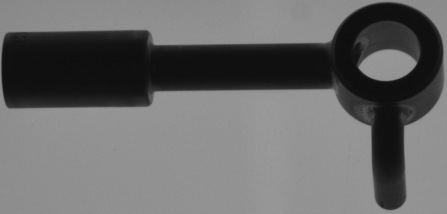
#> input picture data/sample_for_template.bmp, 447 x 214 px
$ python template_matching_nonlib.py   (older library calls are emulated)
#> lines starting #> are read from the running program, lines starting #| are printed output that depends on the picture; after the words box and inside, x2 and y2 are one past the last pixel; in counts of white or black regions, pixels touching at a corner belong together
#> in main, sr0 is the input picture: shape (214, 447, 3); min 14, max 155, mean 105.1
import cv2
import numpy as np
import imutils as imu
import math
modelDefined = False
noOfCordinates = 0
cordinates = None
edgeMagnitude = None
edgeDerivativeX = None
edgeDerivativeY = None
modelHeight = None
modelWidth = None
centerOfGravity = None

def create_double_matrix(height, width):
    return np.zeros((height, width), dtype=float)

# Function to release a 2D matrix
def release_double_matrix(matrix):
    return None

# [23 lines of commented-out code are left out]

def calculate_gradients(img):
    gradient_x = cv2.Sobel(img, cv2.CV_64F, 1, 0, ksize=3)
    gradient_x = np.abs(gradient_x)
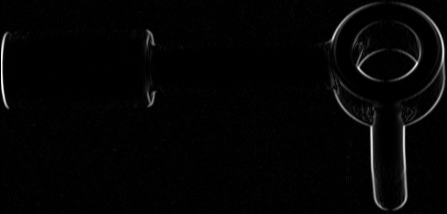
#> gradient_x: shape (214, 447) float64; min 0, max 436, mean 8.7; drawn with min black and max white
    gradient_y = cv2.Sobel(img, cv2.CV_64F, 0, 1, ksize=3)
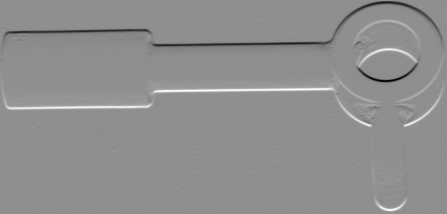
#> gradient_y: shape (214, 447) float64; min -460, max 360, mean 0.2; drawn with min black and max white
    gradient_y = np.abs(gradient_y)
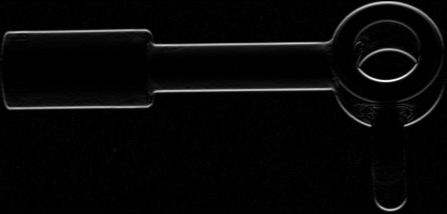
#> gradient_y: shape (214, 447) float64; min 0, max 460, mean 13.4; drawn with min black and max white
    return gradient_x, gradient_y


def compute_magnitude_direction(gradient_x, gradient_y):
    mag_matrix = np.sqrt(gradient_x ** 2 + gradient_y ** 2)
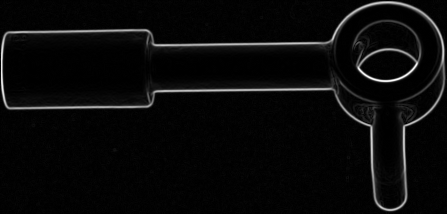
#> mag_matrix: shape (214, 447) float64; min 0, max 466.7, mean 18.8; drawn with min black and max white
    direc_matrix = np.degrees(np.arctan2(gradient_y, gradient_x))
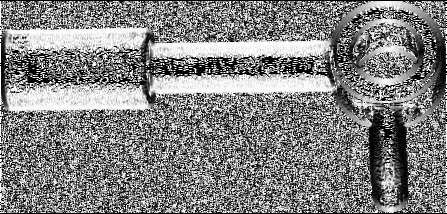
#> direc_matrix: shape (214, 447) float64; min 0, max 90, mean 46.2; drawn with min black and max white
    # Convert angles to 0-180 degrees
    direc_matrix[direc_matrix < 0] += 180
    return mag_matrix, direc_matrix


def non_maximum_suppression(mag_matrix, direc_matrix):
    size = mag_matrix.shape
#> size = (214, 447)
    nmsEdges = np.zeros_like(mag_matrix)
    for i in range(1, size[0] - 1):
        for j in range(1, size[1] - 1):
            if (direc_matrix[i][j] == 0):
                leftPixel = mag_matrix[i][j - 1]
                rightPixel = mag_matrix[i][j + 1]
            elif (direc_matrix[i][j] == 45):
                leftPixel = mag_matrix[i - 1][j + 1]
                rightPixel = mag_matrix[i + 1][j - 1]
            elif (direc_matrix[i][j] == 90):
                leftPixel = mag_matrix[i - 1][j]
                rightPixel = mag_matrix[i + 1][j]
            else:
                leftPixel = mag_matrix[i - 1][j - 1]
                rightPixel = mag_matrix[i + 1][j + 1]
            if (mag_matrix[i][j] < leftPixel or mag_matrix[i][j] < rightPixel):
                nmsEdges[i][j] = 0
            else:
                nmsEdges[i][j] = mag_matrix[i][j]
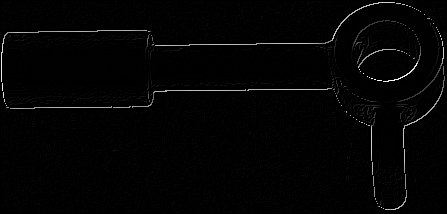
#> nmsEdges: shape (214, 447) float64; min 0, max 466.7, mean 7.3; drawn with min black and max white

    return nmsEdges


def apply_threshold(nmsEdges, low_threshold, high_threshold):
#> called with low_threshold = 90, high_threshold = 110
    _, nmsEdges = cv2.threshold(nmsEdges, low_threshold, high_threshold, cv2.THRESH_BINARY)
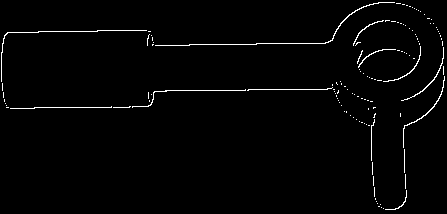
#> nmsEdges: shape (214, 447) float64; values 0 (black) and 110 (white), 1.7% white in thin lines or dots
    return nmsEdges

def CreateGeoMatchModel(img_template):
    gradient_x, gradient_y = calculate_gradients(img_template)
    mag_matrix, direc_matrix = compute_magnitude_direction(gradient_x, gradient_y)
    nmsEdges = non_maximum_suppression(mag_matrix, direc_matrix)
    nmsEdges = apply_threshold(nmsEdges, 90, 110)
    return nmsEdges


def main():
    global modelDefined, noOfCordinates, cordinates, edgeMagnitude, edgeDerivativeX, edgeDerivativeY, modelHeight, modelWidth, centerOfGravity
    threshold = 0.0
    sr0 = cv2.imread("data/sample_for_template.bmp")
    sr0 = cv2.cvtColor(sr0, cv2.COLOR_BGR2GRAY)
    sourc = CreateGeoMatchModel(sr0)
    method = eval("cv2.TM_CCOEFF_NORMED")
    sr1 = cv2.imread("data/sample-2-4.bmp")
#> (the run stopped early here; a loop or call above may not have finished)

$ run again, with data/sample-for-tets.bmp copied over data/sample_for_template.bmp
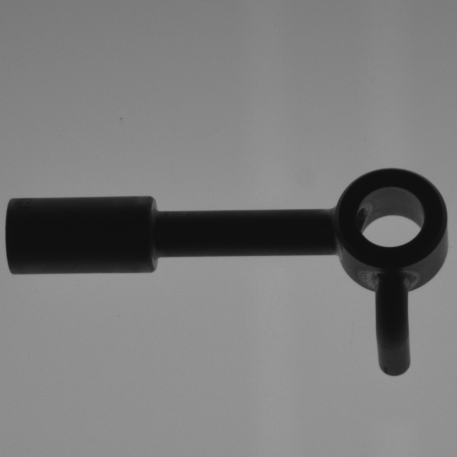
#> input picture data/sample-for-tets.bmp, 457 x 457 px
#> in main, sr0 is the input picture: shape (457, 457, 3); min 14, max 155, mean 122
#> sr0: shape (457, 457)
#> in compute_magnitude_direction, `direc_matrix = np.degrees(np.arctan2(gradient_y, gradient_x))`:
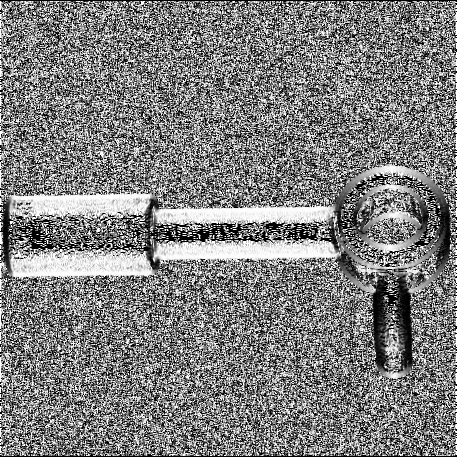
#> direc_matrix: shape (457, 457) float64; min 0, max 90, mean 45.1; drawn with min black and max white
#> in apply_threshold, `_, nmsEdges = cv2.threshold(nmsEdges, low_threshold, high_threshold, c..`:
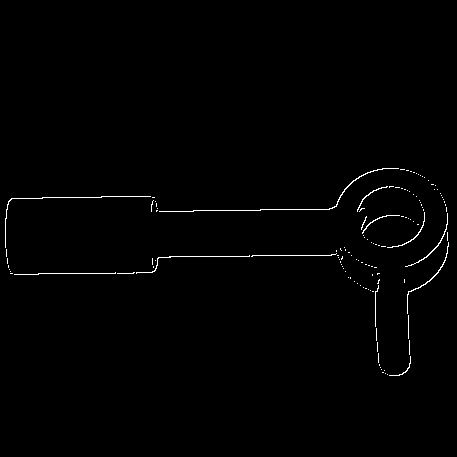
#> nmsEdges: shape (457, 457) float64; values 0 (black) and 110 (white), 0.78% white in thin lines or dots, all inside (x1, y1, x2, y2) = (5, 168, 449, 376)
